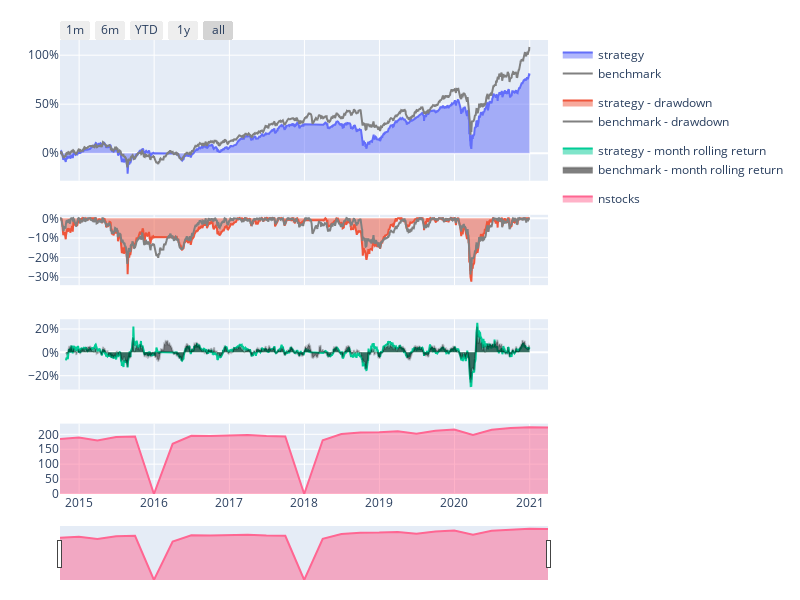
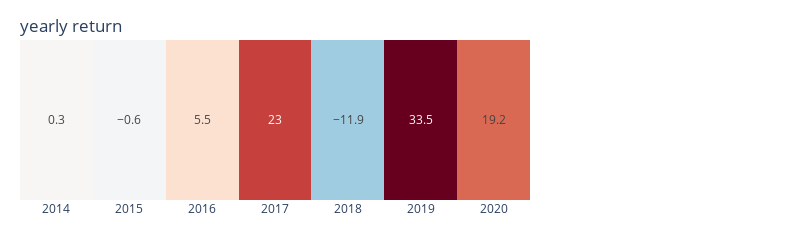
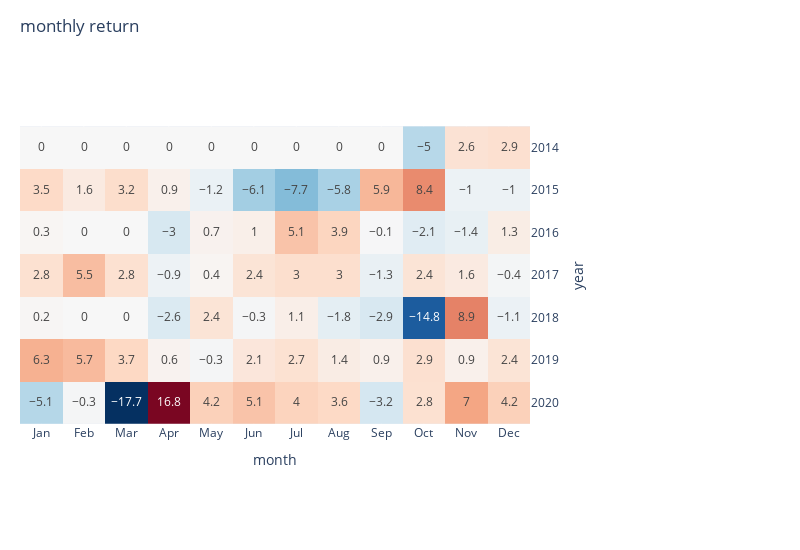

The notebook cell saved with these charts, in order:
### Code cell
多因子分數 = 0.4 * 品質因子分數 + 0.3 * 價值因子分數 + 0.3 * 動能因子分數
多因子權重係數 = 多因子分數.applymap(lambda z: 1+z if(z>=0) else (1-z)**-1)
quantile_75 = 多因子權重係數.transpose().quantile(0.75)
position = 多因子權重係數 > quantile_75
position
report =sim(position=position, resample='Q', trade_at_price='open',position_limit=1/5, fee_ratio=1.425/1000*0.3),# stop_loss=0.3655)
report.display_mae_mfe_analysis()

### Figure 1 — Plotly figure (JSON) as saved in the notebook; plotly's stock layout.template omitted (floating-point values rounded to 4 significant figures; data arrays with more than 128 entries replaced by an {"elided": "..."} marker saying what was removed)
{"data": [{"fill": "tozeroy", "legendgroup": "performance", "name": "strategy", "type": "scatter", "x": {"elided": "1535 str values"}, "xaxis": "x", "y": {"elided": "1535 float values"}, "yaxis": "y"}, {"fill": "tozeroy", "legendgroup": "drawdown", "name": "strategy - drawdown", "type": "scatter", "x": {"elided": "1535 str values"}, "xaxis": "x2", "y": {"elided": "1535 float values"}, "yaxis": "y2"}, {"fill": "tozeroy", "legendgroup": "rolling performance", "name": "strategy - month rolling return", "type": "scatter", "x": {"elided": "1535 str values"}, "xaxis": "x3", "y": {"elided": "1535 float values"}, "yaxis": "y3"}, {"legendgroup": "performance", "line": {"color": "gray"}, "name": "benchmark", "type": "scatter", "x": {"elided": "1535 str values"}, "xaxis": "x", "y": {"elided": "1535 float values"}, "yaxis": "y"}, {"legendgroup": "drawdown", "line": {"color": "gray"}, "name": "benchmark - drawdown", "type": "scatter", "x": {"elided": "1535 str values"}, "xaxis": "x2", "y": {"elided": "1535 float values"}, "yaxis": "y2"}, {"fill": "tozeroy", "legendgroup": "rolling performance", "line": {"color": "rgba(0,0,0,0.2)"}, "name": "benchmark - month rolling return", "type": "scatter", "x": {"elided": "1535 str values"}, "xaxis": "x3", "y": {"elided": "1535 float values"}, "yaxis": "y3"}, {"fill": "tozeroy", "name": "nstocks", "type": "scatter", "x": ["2014-09-30T00:00:00", "2014-12-31T00:00:00", "2015-03-31T00:00:00", "2015-06-30T00:00:00", "2015-09-30T00:00:00", "2015-12-31T00:00:00", "2016-03-31T00:00:00", "2016-06-30T00:00:00", "2016-09-30T00:00:00", "2016-12-31T00:00:00", "2017-03-31T00:00:00", "2017-06-30T00:00:00", "2017-09-30T00:00:00", "2017-12-31T00:00:00", "2018-03-31T00:00:00", "2018-06-30T00:00:00", "2018-09-30T00:00:00", "2018-12-31T00:00:00", "2019-03-31T00:00:00", "2019-06-30T00:00:00", "2019-09-30T00:00:00", "2019-12-31T00:00:00", "2020-03-31T00:00:00", "2020-06-30T00:00:00", "2020-09-30T00:00:00", "2020-12-31T00:00:00", "2021-03-31T00:00:00"], "xaxis": "x4", "y": [184, 189, 179, 191, 193, 0, 168, 195, 194, 197, 198, 194, 193, 0, 180, 201, 206, 207, 210, 202, 212, 216, 198, 215, 221, 224, 223], "yaxis": "y4"}], "layout": {"height": 600, "legend": {"bgcolor": "rgba(0,0,0,0)"}, "margin": {"b": 20, "l": 60, "r": 20, "t": 40}, "width": 800, "xaxis": {"anchor": "y", "domain": [0, 1], "matches": "x4", "showticklabels": false}, "xaxis2": {"anchor": "y2", "domain": [0, 1], "matches": "x4", "showticklabels": false}, "xaxis3": {"anchor": "y3", "domain": [0, 1], "matches": "x4", "showticklabels": false}, "xaxis4": {"anchor": "y4", "domain": [0, 1], "rangeselector": {"buttons": [{"count": 1, "label": "1m", "step": "month", "stepmode": "backward"}, {"count": 6, "label": "6m", "step": "month", "stepmode": "backward"}, {"count": 1, "label": "YTD", "step": "year", "stepmode": "todate"}, {"count": 1, "label": "1y", "step": "year", "stepmode": "backward"}, {"step": "all"}], "x": 0, "y": 1}, "rangeslider": {"thickness": 0.1, "visible": true}, "type": "date"}, "yaxis": {"anchor": "x", "domain": [0.69, 1], "tickformat": ",.0%"}, "yaxis2": {"anchor": "x2", "domain": [0.46, 0.615], "tickformat": ",.0%"}, "yaxis3": {"anchor": "x3", "domain": [0.23, 0.385], "tickformat": ",.0%"}, "yaxis4": {"anchor": "x4", "domain": [0, 0.155]}}}

### Figure 2 — Plotly figure (JSON) as saved in the notebook; plotly's stock layout.template omitted (floating-point values rounded to 4 significant figures)
{"data": [{"coloraxis": "coloraxis", "hovertemplate": "year: %{x}<br>return: %{z}%", "name": "0", "texttemplate": "%{z}", "type": "heatmap", "x": ["2014", "2015", "2016", "2017", "2018", "2019", "2020"], "xaxis": "x", "yaxis": "y", "z": [[0.3, -0.6, 5.5, 23, -11.9, 33.5, 19.2]]}], "layout": {"coloraxis": {"cmid": 0, "colorbar": {"title": {"text": "return(%)"}}, "colorscale": [[0, "rgb(5,48,97)"], [0.1, "rgb(33,102,172)"], [0.2, "rgb(67,147,195)"], [0.3, "rgb(146,197,222)"], [0.4, "rgb(209,229,240)"], [0.5, "rgb(247,247,247)"], [0.6, "rgb(253,219,199)"], [0.7, "rgb(244,165,130)"], [0.8, "rgb(214,96,77)"], [0.9, "rgb(178,24,43)"], [1, "rgb(103,0,31)"]], "showscale": false}, "height": 120, "margin": {"b": 40, "l": 20, "r": 270, "t": 40}, "title": {"text": "yearly return", "x": 0.025, "yanchor": "top"}, "width": 800, "xaxis": {"anchor": "y", "constrain": "domain", "domain": [0, 1], "scaleanchor": "y"}, "yaxis": {"anchor": "x", "autorange": "reversed", "constrain": "domain", "domain": [0, 1], "visible": false}}}

### Figure 3 — Plotly figure (JSON) as saved in the notebook; plotly's stock layout.template omitted (floating-point values rounded to 4 significant figures)
{"data": [{"coloraxis": "coloraxis", "hovertemplate": "year: %{y}<br>month: %{x}<br>return: %{z}%", "name": "0", "texttemplate": "%{z}", "type": "heatmap", "x": ["Jan", "Feb", "Mar", "Apr", "May", "Jun", "Jul", "Aug", "Sep", "Oct", "Nov", "Dec"], "xaxis": "x", "y": ["2014", "2015", "2016", "2017", "2018", "2019", "2020"], "yaxis": "y", "z": [[0, 0, 0, 0, 0, 0, 0, 0, 0, -5, 2.6, 2.9], [3.5, 1.6, 3.2, 0.9, -1.2, -6.1, -7.7, -5.8, 5.9, 8.4, -1, -1], [0.3, 0, 0, -3, 0.7, 1, 5.1, 3.9, -0.1, -2.1, -1.4, 1.3], [2.8, 5.5, 2.8, -0.9, 0.4, 2.4, 3, 3, -1.3, 2.4, 1.6, -0.4], [0.2, 0, 0, -2.6, 2.4, -0.3, 1.1, -1.8, -2.9, -14.8, 8.9, -1.1], [6.3, 5.7, 3.7, 0.6, -0.3, 2.1, 2.7, 1.4, 0.9, 2.9, 0.9, 2.4], [-5.1, -0.3, -17.7, 16.8, 4.2, 5.1, 4, 3.6, -3.2, 2.8, 7, 4.2]]}], "layout": {"coloraxis": {"cmid": 0, "colorbar": {"title": {"text": "return(%)"}}, "colorscale": [[0, "rgb(5,48,97)"], [0.1, "rgb(33,102,172)"], [0.2, "rgb(67,147,195)"], [0.3, "rgb(146,197,222)"], [0.4, "rgb(209,229,240)"], [0.5, "rgb(247,247,247)"], [0.6, "rgb(253,219,199)"], [0.7, "rgb(244,165,130)"], [0.8, "rgb(214,96,77)"], [0.9, "rgb(178,24,43)"], [1, "rgb(103,0,31)"]], "showscale": false}, "height": 550, "margin": {"b": 40, "l": 20, "r": 270, "t": 40}, "title": {"text": "monthly return", "x": 0.025, "yanchor": "top"}, "width": 800, "xaxis": {"anchor": "y", "constrain": "domain", "domain": [0, 1], "scaleanchor": "y", "title": {"text": "month"}}, "yaxis": {"anchor": "x", "autorange": "reversed", "constrain": "domain", "domain": [0, 1], "side": "right", "title": {"text": "year"}}}}
